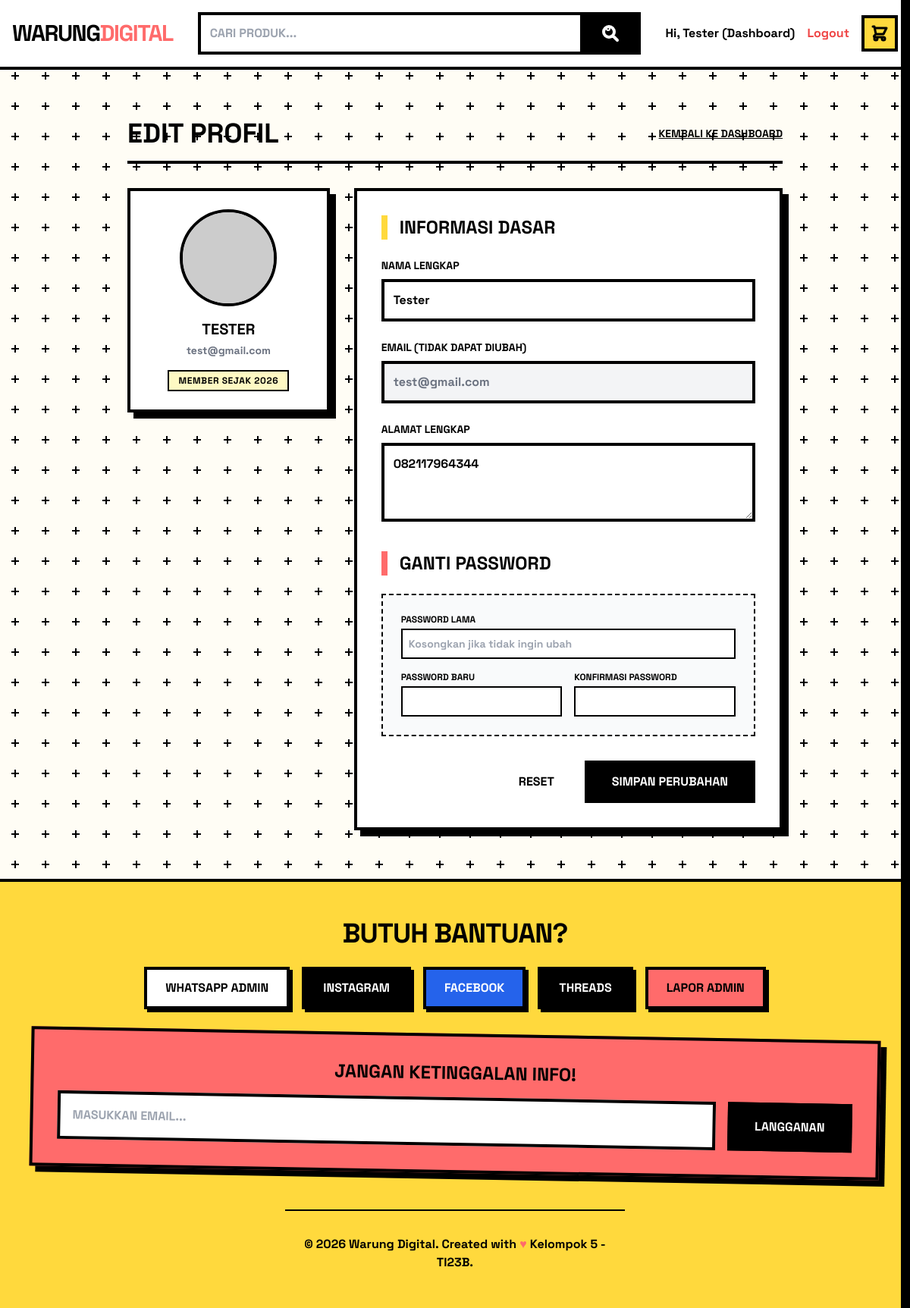
Screenshot of /member/profile.php (signed in) with the database file from the repository.
### tables this page shows
CREATE TABLE `pelanggan` (
  `id` int NOT NULL,
  `nama` varchar(100) DEFAULT NULL,
  `email` varchar(100) DEFAULT NULL,
  `password` varchar(255) DEFAULT NULL,
  `alamat` text,
  `created_at` timestamp NULL DEFAULT CURRENT_TIMESTAMP
);

### member/profile.php (the view, shortened to what this page needs)
<?php
include '../config/database.php';
include '../includes/public_header.php';
$user_id = $_SESSION['user_id'];
$user = $conn->query("SELECT * FROM pelanggan WHERE id = '$user_id'")->fetch_assoc();
?>
<div class="container mx-auto px-4 py-8 max-w-4xl">
    <div class="flex justify-between items-center mb-8 border-b-4 border-black pb-4">
        <h1 class="text-4xl font-black uppercase">Edit Profil</h1>
        <a href="index.php" class="font-bold underline uppercase text-sm hover:text-neo-accent">Kembali ke Dashboard</a>
    </div>
    <div class="grid grid-cols-1 md:grid-cols-3 gap-8">
        <div class="md:col-span-1">
            <div class="bg-white border-4 border-black p-6 shadow-neo text-center">
                <div class="w-32 h-32 bg-gray-200 rounded-full mx-auto mb-4 border-4 border-black overflow-hidden">
                    <img src="https://api.dicebear.com/7.x/avataaars/svg?seed=<?= urlencode($user['nama']) ?>" alt="Avatar" class="w-full h-full object-cover">
                </div>
                <h2 class="text-xl font-black uppercase mb-1"><?= htmlspecialchars($user['nama']) ?></h2>
                <p class="text-sm font-bold text-gray-500 mb-4"><?= $user['email'] ?></p>
                <div class="bg-yellow-100 border-2 border-black px-3 py-1 font-bold text-xs inline-block uppercase tracking-wider">
                    Member Sejak <?= date('Y', strtotime($user['created_at'])) ?>
                </div>
            </div>
        </div>
        <div class="md:col-span-2">
            <form method="POST" class="bg-white border-4 border-black p-8 shadow-[8px_8px_0px_0px_rgba(0,0,0,1)]">
                <h3 class="text-2xl font-black uppercase mb-6 border-l-8 border-neo-secondary pl-4">Informasi Dasar</h3>
                <div class="mb-6">
                    <label class="block font-black uppercase text-sm mb-2">Nama Lengkap</label>
                    <input type="text" name="nama" value="<?= htmlspecialchars($user['nama']) ?>" required
                           class="w-full border-4 border-black p-3 font-bold focus:outline-none focus:bg-gray-50 focus:shadow-neo transition-all">
                </div>
                <div class="mb-6">
                    <label class="block font-black uppercase text-sm mb-2">Email (Tidak dapat diubah)</label>
                    <input type="email" value="<?= $user['email'] ?>" disabled
                           class="w-full border-4 border-black p-3 font-bold bg-gray-100 text-gray-500 cursor-not-allowed">
                </div>
                <div class="mb-8">
                    <label class="block font-black uppercase text-sm mb-2">Alamat Lengkap</label>
                    <textarea name="alamat" rows="3" required class="w-full border-4 border-black p-3 font-bold focus:outline-none focus:bg-gray-50 focus:shadow-neo transition-all"><?= htmlspecialchars($user['alamat']) ?></textarea>
                </div>
                <h3 class="text-2xl font-black uppercase mb-6 border-l-8 border-neo-accent pl-4">Ganti Password</h3>
                <div class="bg-gray-50 p-6 border-2 border-dashed border-black mb-8">
                    <div class="mb-4">
                        <label class="block font-black uppercase text-xs mb-1">Password Lama</label>
                        <input type="password" name="old_password" placeholder="Kosongkan jika tidak ingin ubah"
                               class="w-full border-2 border-black p-2 font-bold text-sm">
                    </div>
                    <div class="grid grid-cols-1 md:grid-cols-2 gap-4">
                        <div>
                            <label class="block font-black uppercase text-xs mb-1">Password Baru</label>
                            <input type="password" name="new_password" class="w-full border-2 border-black p-2 font-bold text-sm">
                        </div>
                        <div>
                            <label class="block font-black uppercase text-xs mb-1">Konfirmasi Password</label>
                            <input type="password" name="confirm_password" class="w-full border-2 border-black p-2 font-bold text-sm">
                        </div>
                    </div>
                </div>
                <div class="flex justify-end gap-4">
                    <button type="reset" class="px-6 py-3 font-bold uppercase hover:underline">Reset</button>
                    <button type="submit" name="update_profile" class="bg-black text-white border-4 border-black px-8 py-3 font-black uppercase hover:bg-neo-accent hover:text-black hover:shadow-neo transition-all transform hover:-translate-y-1">
                        Simpan Perubahan
                    </button>
                </div>
            </form>
        </div>
    </div>
</div>
<?php include '../includes/footer.php'; ?>

### assets/css/style.css (style rules this page uses)
body { background-color: #fffdf5 !important; background-size: 40px 40px !important; font-family: "Space Grotesk", sans-serif; color: #000; }

### rows the page displays
pelanggan: nama "TESTER", email "test@gmail.com", created_at "2026", nama "Tester", alamat "082117964344"

### other values shown
$_SESSION['user_nama'] "Tester"
